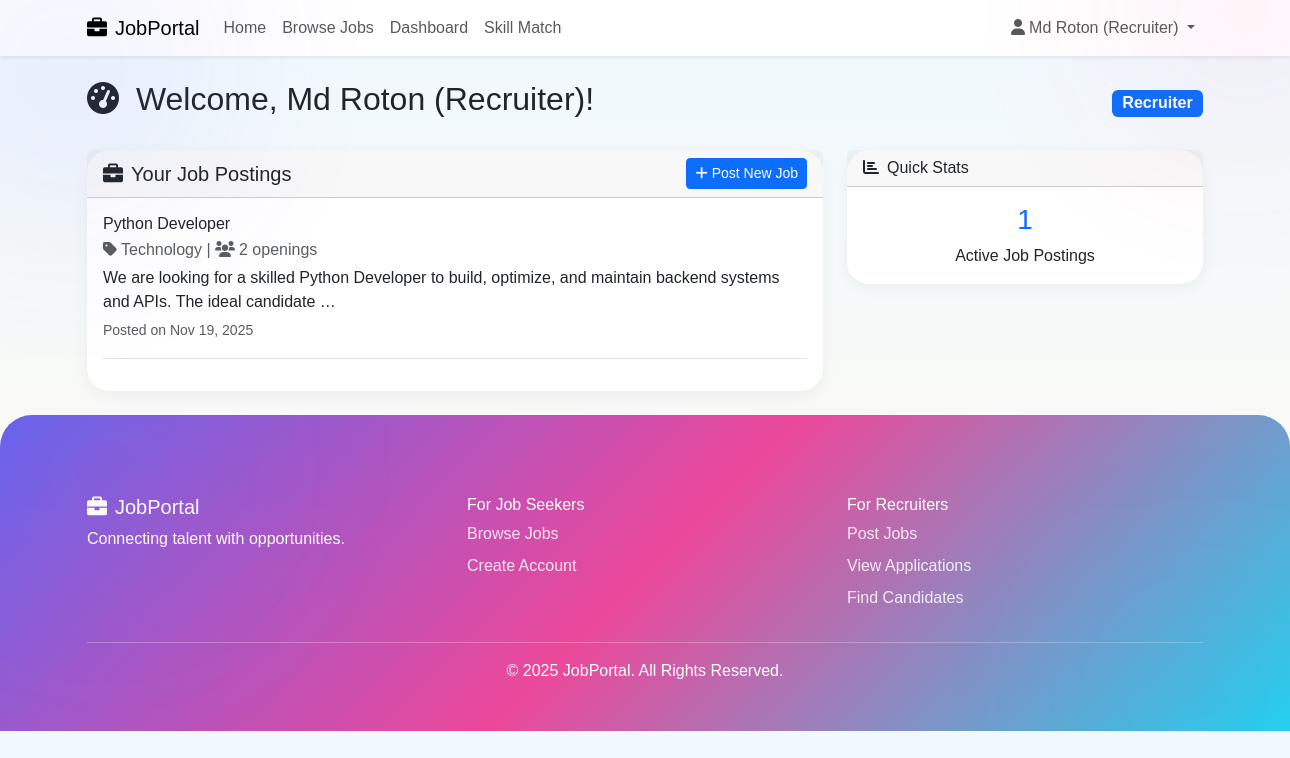
The app's page /dashboard/ (signed in) with its own data.
### job_manage_app/models.py (models this page shows, shortened)
class UserProfile(models.Model):
    USER_TYPES = [
        ('recruiter', 'Recruiter'),
        ('jobseeker', 'Job Seeker'),
    ]
    user = models.OneToOneField(User, on_delete=models.CASCADE)
    display_name = models.CharField(max_length=100)
    user_type = models.CharField(max_length=20, choices=USER_TYPES)
    company_name = models.CharField(max_length=200, blank=True, null=True)
    company_description = models.TextField(blank=True, null=True)
    company_website = models.URLField(blank=True, null=True)
    skills = models.TextField(blank=True, null=True, help_text="Enter skills separated by commas")
    resume = models.FileField(
        upload_to='resumes/',
        blank=True,
        null=True,
        validators=[FileExtensionValidator(allowed_extensions=['pdf', 'doc', 'docx'])]
    )
    created_at = models.DateTimeField(auto_now_add=True)
    updated_at = models.DateTimeField(auto_now=True)

class Job(models.Model):
    CATEGORY_CHOICES = [
        ('technology', 'Technology'),
        ('finance', 'Finance'),
        ('healthcare', 'Healthcare'),
        ('education', 'Education'),
        ('marketing', 'Marketing'),
        ('sales', 'Sales'),
        ('other', 'Other'),
    ]
    recruiter = models.ForeignKey(UserProfile, on_delete=models.CASCADE, limit_choices_to={'user_type': 'recruiter'})
    title = models.CharField(max_length=200)
    number_of_openings = models.PositiveIntegerField()
    category = models.CharField(max_length=50, choices=CATEGORY_CHOICES)
    description = models.TextField()
    required_skills = models.TextField(help_text="Enter required skills separated by commas")
    created_at = models.DateTimeField(auto_now_add=True)
    updated_at = models.DateTimeField(auto_now=True)

### job_manage_app/views.py (the view, shortened to what this page needs)
# urls.py: path('dashboard/', views.dashboard, name='dashboard'),
@login_required
def dashboard(request):
    try:
        profile = request.user.userprofile
    except UserProfile.DoesNotExist:
        messages.error(request, 'Please complete your profile.')
        return redirect('profile')
    context = {'profile': profile}
    if profile.user_type == 'recruiter':
        jobs = Job.objects.filter(recruiter=profile)
        context['jobs'] = jobs
    return render(request, 'jobportal/dashboard.html', context)

### job_manage_app/templates/jobportal/dashboard.html (shortened to what this page needs)
{% extends 'base.html' %}
{% block content %}
<div class="row">
    <div class="col-12">
        <div class="d-flex justify-content-between align-items-center mb-4">
            <h2>
                <i class="fas fa-tachometer-alt me-2"></i>
                Welcome, {{ profile.display_name }}!
            </h2>
            <span class="badge bg-primary fs-6">{{ profile.get_user_type_display }}</span>
        </div>
    </div>
</div>
{% if profile.user_type == 'recruiter' %}
    <div class="row">
        <div class="col-md-8">
            <div class="card">
                <div class="card-header d-flex justify-content-between align-items-center">
                    <h5 class="mb-0">
                        <i class="fas fa-briefcase me-2"></i>Your Job Postings
                    </h5>
                    <a href="{% url 'post_job' %}" class="btn btn-primary btn-sm">
                        <i class="fas fa-plus me-1"></i>Post New Job
                    </a>
                </div>
                <div class="card-body">
                    {% if jobs %}
                        {% for job in jobs %}
                            <div class="border-bottom pb-3 mb-3">
                                <h6 class="mb-1">{{ job.title }}</h6>
                                <p class="text-muted mb-1">
                                    <i class="fas fa-tag me-1"></i>{{ job.get_category_display }} |
                                    <i class="fas fa-users me-1"></i>{{ job.number_of_openings }} openings
                                </p>
                                <p class="mb-1">{{ job.description|truncatewords:20 }}</p>
                                <small class="text-muted">Posted on {{ job.created_at|date:"M d, Y" }}</small>
                            </div>
                        {% endfor %}
                    {% else %}
                        <p class="text-muted text-center py-4">
                            <i class="fas fa-info-circle me-2"></i>
                            You haven't posted any jobs yet.
                            <a href="{% url 'post_job' %}">Post your first job</a>
                        </p>
                    {% endif %}
                </div>
            </div>
        </div>
        <div class="col-md-4">
            <div class="card">
                <div class="card-header">
                    <h6 class="mb-0">
                        <i class="fas fa-chart-bar me-2"></i>Quick Stats
                    </h6>
                </div>
                <div class="card-body">
                    <div class="text-center">
                        <h3 class="text-primary">{{ jobs.count }}</h3>
                        <p class="mb-0">Active Job Postings</p>
                    </div>
                </div>
            </div>
        </div>
    </div>
{% endif %}
{% endblock %}

### job_manage_app/templates/base.html (shortened to what this page needs)
<!DOCTYPE html>
<html lang="en">
<head>
    <link href="https://cdn.jsdelivr.net/npm/bootstrap@5.3.0/dist/css/bootstrap.min.css" rel="stylesheet">
    <link href="https://cdnjs.cloudflare.com/ajax/libs/font-awesome/6.0.0/css/all.min.css" rel="stylesheet">
    <link href="https://cdn.jsdelivr.net/npm/aos@2.3.4/dist/aos.css" rel="stylesheet">
</head>
<body>
    <nav class="navbar navbar-expand-lg navbar-light bg-white shadow-sm">
        <div class="container">
            <a class="navbar-brand" href="{% url 'home' %}">
                <i class="fas fa-briefcase me-2"></i>JobPortal
            </a>
            <div class="collapse navbar-collapse" id="navbarNav">
                <ul class="navbar-nav me-auto">
                    <li class="nav-item"><a class="nav-link" href="{% url 'home' %}">Home</a></li>
                    <li class="nav-item"><a class="nav-link" href="{% url 'job_list' %}">Browse Jobs</a></li>
                    {% if user.is_authenticated %}
                        <li class="nav-item"><a class="nav-link" href="{% url 'dashboard' %}">Dashboard</a></li>
                        <li class="nav-item"><a class="nav-link" href="{% url 'skill_match' %}">Skill Match</a></li>
                    {% endif %}
                </ul>
                <ul class="navbar-nav">
                    {% if user.is_authenticated %}
                    <li class="nav-item dropdown">
                        <a class="nav-link dropdown-toggle" href="#" data-bs-toggle="dropdown">
                            <i class="fas fa-user me-1"></i>{{ user.userprofile.display_name|default:user.username }}
                        </a>
                    </li>
                    {% else %}
                        <li class="nav-item"><a class="nav-link" href="{% url 'login' %}">Login</a></li>
                        <li class="nav-item"><a class="btn btn-primary ms-2" href="{% url 'register' %}">Register</a></li>
                    {% endif %}
                </ul>
            </div>
        </div>
        <div class="floating-circle" style="width:300px;height:300px;background:rgba(99,102,241,0.3);top:-80px;left:-80px;"></div>
        <div class="floating-circle" style="width:250px;height:250px;background:rgba(236,72,153,0.3);bottom:-80px;right:-80px;"></div>
    </nav>
    <main class="container my-4">
        {% block content %}{% endblock %}
    </main>
    <footer>
        <div class="footer-circle" style="width:300px;height:300px;background:rgba(236,72,153,0.25);top:-90px;left:-40px;"></div>
        <div class="footer-circle" style="width:250px;height:250px;background:rgba(99,102,241,0.25);bottom:-90px;right:-40px;"></div>
        <div class="container">
            <div class="row mb-4">
                <div class="col-md-4">
                    <h5><i class="fas fa-briefcase me-2"></i>JobPortal</h5>
                    <p>Connecting talent with opportunities.</p>
                </div>
                <div class="col-md-4">
                    <h6>For Job Seekers</h6>
                    <a href="{% url 'job_list' %}" class="footer-link">Browse Jobs</a>
                    {% if user.is_authenticated and user.userprofile.user_type == 'jobseeker' %}
                        <a href="{% url 'my_applications' %}" class="footer-link">My Applications</a>
                        <a href="{% url 'skill_match' %}" class="footer-link">Skill Matching</a>
                    {% else %}
                        <a href="{% url 'register' %}" class="footer-link">Create Account</a>
                    {% endif %}
                </div>
                <div class="col-md-4">
                    <h6>For Recruiters</h6>
                    {% if user.is_authenticated and user.userprofile.user_type == 'recruiter' %}
                        <a href="{% url 'post_job' %}" class="footer-link">Post Jobs</a>
                        <a href="{% url 'all_applications' %}" class="footer-link">View Applications</a>
                        <a href="{% url 'skill_match' %}" class="footer-link">Find Candidates</a>
                    {% else %}
                        <a href="{% url 'register' %}" class="footer-link">Join as Recruiter</a>
                    {% endif %}
                </div>
            </div>
            <hr>
            <p class="text-center">&copy; 2025 JobPortal. All Rights Reserved.</p>
        </div>
    </footer>
</body>
</html>

### job_manage_app/templates/base.html (style rules this page uses)
body { font-family: 'Poppins', sans-serif; background: linear-gradient(180deg, #f0f9ff 0%, #fffaf0 100%); overflow-x: hidden; }
.navbar, .navbar * { position: relative; z-index: 10 !important; }
.floating-circle { position: absolute; border-radius: 50%; filter: blur(100px); opacity: 0.3; animation: floatMove 15s infinite alternate ease-in-out; z-index: 0 !important; pointer-events: none; }
.card { border: none; border-radius: 1.4rem; box-shadow: 0 4px 15px rgba(0,0,0,0.05); transition: .3s; }
footer { background: linear-gradient(135deg, #6366f1, #ec4899, #22d3ee); color: #fff; padding: 5rem 0 2rem; border-top-left-radius: 2rem; border-top-right-radius: 2rem; position: relative; overflow: hidden; }
.footer-link { color: rgba(255,255,255,0.85); text-decoration: none; display: block; margin-bottom: .5rem; }
.footer-circle { position: absolute; border-radius: 50%; filter: blur(100px); opacity: .25; z-index: 0; pointer-events: none; }

### records on screen
UserProfile: display_name "Md Roton (Recruiter)", user_type "Recruiter"
Job: title "Python Developer", category "Technology", number_of_openings "2", description "We are looking for a skilled Python Developer to build, optimize, and maintain backend systems and APIs. The ideal candidate …", created_at "Nov 19, 2025"

### other values on screen
{{ user.userprofile.display_name|default:user.username }} "Md Roton (Recruiter)"
{{ jobs.count }} "1"
